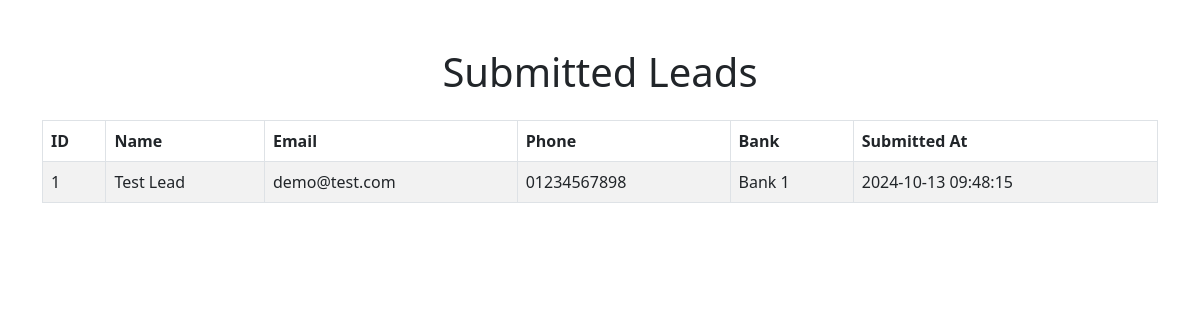
The page /view_leads.php on the database its author committed.
### tables this page shows
CREATE TABLE `leads` (
  `id` int(11) NOT NULL,
  `name` varchar(255) NOT NULL,
  `email` varchar(255) NOT NULL,
  `phone` varchar(20) NOT NULL,
  `bank_id` int(11) NOT NULL,
  `submitted_at` timestamp NOT NULL DEFAULT current_timestamp()
);

CREATE TABLE `credit_cards` (
  `id` int(11) NOT NULL,
  `bank_name` varchar(255) NOT NULL,
  `description` text NOT NULL,
  `image_path` varchar(255) NOT NULL,
  `affiliate_link` varchar(255) NOT NULL
);

### view_leads.php (the view, shortened to what this page needs)
<?php
include 'config.php';
$stmt = $conn->prepare("
    SELECT leads.id, leads.name, leads.email, leads.phone, leads.submitted_at, credit_cards.bank_name
    FROM leads
    JOIN credit_cards ON leads.bank_id = credit_cards.id
    ORDER BY leads.submitted_at DESC
");
$stmt->execute();
$leads = $stmt->fetchAll(PDO::FETCH_ASSOC);
?>
<!DOCTYPE html>
<html lang="en">
<head>
    <link href="https://cdn.jsdelivr.net/npm/bootstrap@5.3.0/dist/css/bootstrap.min.css" rel="stylesheet">
</head>
<body>
    <div class="container my-5">
        <h1 class="text-center mb-4">Submitted Leads</h1>
        <table class="table table-bordered table-striped">
            <thead class="thead-dark">
                <tr>
                    <th>ID</th>
                    <th>Name</th>
                    <th>Email</th>
                    <th>Phone</th>
                    <th>Bank</th>
                    <th>Submitted At</th>
                </tr>
            </thead>
            <tbody>
                <?php if (!empty($leads)): ?>
                    <?php foreach ($leads as $lead): ?>
                        <tr>
                            <td><?php echo htmlspecialchars($lead['id']); ?></td>
                            <td><?php echo htmlspecialchars($lead['name']); ?></td>
                            <td><?php echo htmlspecialchars($lead['email']); ?></td>
                            <td><?php echo htmlspecialchars($lead['phone']); ?></td>
                            <td><?php echo htmlspecialchars($lead['bank_name']); ?></td>
                            <td><?php echo htmlspecialchars($lead['submitted_at']); ?></td>
                        </tr>
                    <?php endforeach; ?>
                <?php else: ?>
                    <tr>
                        <td colspan="6" class="text-center">No leads found.</td>
                    </tr>
                <?php endif; ?>
            </tbody>
        </table>
    </div>
</body>
</html>

### rows shown on the page
leads: id "1", name "Test Lead", email "demo@test.com", phone "01234567898", bank.bank_name "Bank 1", submitted_at "2024-10-13 09:48:15"
